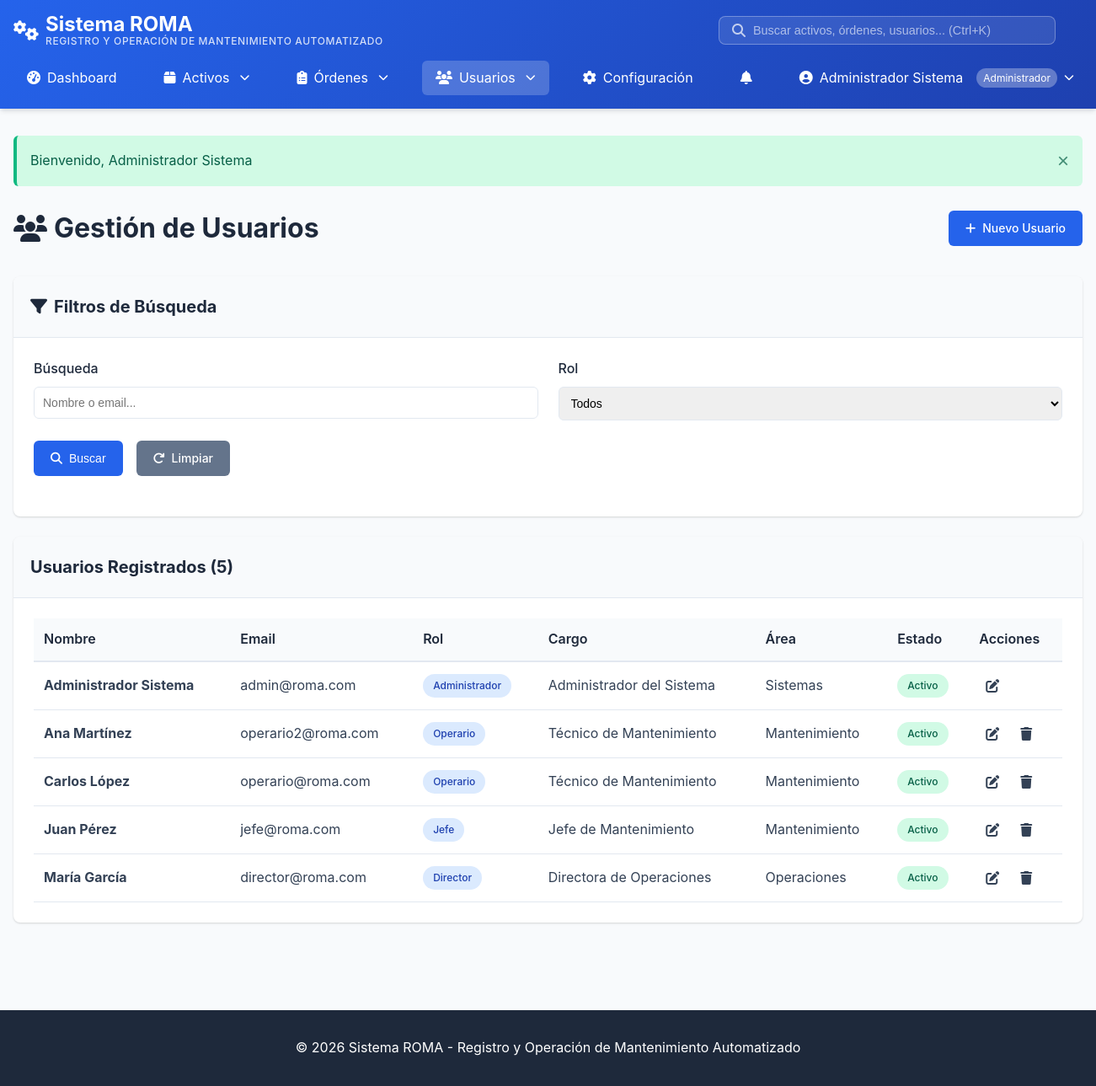
/index.php?action=usuarios (signed in), run on the app's committed database.
### tables this page shows
CREATE TABLE usuarios (
    id_usuario INT AUTO_INCREMENT PRIMARY KEY,
    nombre VARCHAR(255) NOT NULL,
    email VARCHAR(255) UNIQUE NOT NULL,
    password_hash VARCHAR(255) NOT NULL,
    rol ENUM('administrador', 'jefe', 'director', 'operario') DEFAULT 'operario',
    telefono VARCHAR(20),
    cargo VARCHAR(100),
    area VARCHAR(100),
    activo BOOLEAN DEFAULT TRUE,
    fecha_creacion TIMESTAMP DEFAULT CURRENT_TIMESTAMP,
    INDEX idx_email (email),
    INDEX idx_rol (rol)
);

### controllers/UsuariosController.php (called while the page is built, shortened)
<?php
require_once __DIR__ . '/../config/database.php';
require_once __DIR__ . '/../models/Usuario.php';
class UsuariosController {
    private $usuario;
    public function __construct() {
        $this->usuario = new Usuario();
    }
    public function index() {
        $filtros = [
            'rol' => $_GET['rol'] ?? '',
            'busqueda' => $_GET['busqueda'] ?? ''
        ];
        $usuarios = $this->usuario->listar($filtros);
        $roles = USER_ROLES;
        require_once __DIR__ . '/../views/usuarios/index.php';
    }
}

### models/Usuario.php (called while the page is built, shortened)
<?php
require_once __DIR__ . '/../config/database.php';
class Usuario {
    private $conn;
    private $table = 'usuarios';
    public function __construct() {
        try {
            $database = new Database();
            $this->conn = $database->getConnection();
        } catch (Exception $e) {
            error_log("Error en Usuario::__construct(): " . $e->getMessage());
            throw $e;
        }
    }
    public function listar($filtros = []) {
        try {
            $query = "SELECT id_usuario, nombre, email, rol, telefono, cargo, area, activo, fecha_creacion
                      FROM " . $this->table . "
                      WHERE 1=1";
            $params = [];
            if (!empty($filtros['activo'])) {
                $query .= " AND activo = :activo";
                $params[':activo'] = $filtros['activo'];
            } else {
                $query .= " AND activo = 1";
            }
            $query .= " ORDER BY nombre";
            $stmt = $this->conn->prepare($query);
            $stmt->execute();
            $result = $stmt->fetchAll();
            return is_array($result) ? $result : [];
        } catch (Exception $e) {
            error_log("Error en Usuario::listar(): " . $e->getMessage());
            return [];
        }
    }
}

### config/database.php (called while the page is built, shortened)
<?php
class Database {
    private $host = 'localhost';
    private $db_name = 'osfcomco_roma';
    private $username = 'osfcomco_roma_bd';
    private $password = 'D!M&5gSVf81.ñuc4P$';
    public function getConnection() {
        $this->conn = null;
        try {
            $this->conn = new PDO(
                "mysql:host=" . $this->host . ";dbname=" . $this->db_name . ";charset=utf8mb4",
                $this->username,
                $this->password,
                [
                    PDO::ATTR_ERRMODE => PDO::ERRMODE_EXCEPTION,
                    PDO::ATTR_DEFAULT_FETCH_MODE => PDO::FETCH_ASSOC,
                    PDO::ATTR_EMULATE_PREPARES => false
                ]
            );
        } catch(PDOException $exception) {
            error_log("Error de conexión: " . $exception->getMessage());
            throw new Exception("Error de conexión a la base de datos");
        }
        return $this->conn;
    }
}

### views/usuarios/index.php (the view, shortened to what this page needs)
<?php
require_once __DIR__ . '/../layout/header.php';
?>
<div class="page-header">
    <h1><i class="fas fa-users"></i> Gestión de Usuarios</h1>
    <a href="<?php echo BASE_URL; ?>index.php?action=usuarios&subaction=crear" class="btn btn-primary">
        <i class="fas fa-plus"></i> Nuevo Usuario
    </a>
</div>
<div class="card">
    <div class="card-header">
        <h3><i class="fas fa-filter"></i> Filtros de Búsqueda</h3>
    </div>
    <div class="card-body">
        <form method="GET" action="<?php echo BASE_URL; ?>index.php" class="filters-form">
            <div class="form-grid">
                <div class="form-group">
                    <label>Búsqueda</label>
                    <input type="text" name="busqueda" value="<?php echo htmlspecialchars($_GET['busqueda'] ?? ''); ?>"
                           placeholder="Nombre o email...">
                </div>
                <div class="form-group">
                    <label>Rol</label>
                    <select name="rol">
                        <option value="">Todos</option>
                    </select>
                </div>
            </div>
            <div class="form-actions">
                <button type="submit" class="btn btn-primary">
                    <i class="fas fa-search"></i> Buscar
                </button>
                <a href="<?php echo BASE_URL; ?>index.php?action=usuarios" class="btn btn-secondary">
                    <i class="fas fa-redo"></i> Limpiar
                </a>
            </div>
        </form>
    </div>
</div>
<div class="card">
    <div class="card-header">
        <h3>Usuarios Registrados (<?php echo count($usuarios); ?>)</h3>
    </div>
    <div class="card-body">
        <?php if (empty($usuarios)): ?>
            <div class="empty-state">
                <i class="fas fa-users"></i>
                <p>No se encontraron usuarios</p>
            </div>
        <?php else: ?>
            <div class="table-responsive">
                <table class="data-table">
                    <thead>
                        <tr>
                            <th>Nombre</th>
                            <th>Email</th>
                            <th>Rol</th>
                            <th>Cargo</th>
                            <th>Área</th>
                            <th>Estado</th>
                            <th>Acciones</th>
                        </tr>
                    </thead>
                    <tbody>
                        <?php foreach ($usuarios as $usuario): ?>
                            <tr>
                                <td><strong><?php echo htmlspecialchars($usuario['nombre']); ?></strong></td>
                                <td><?php echo htmlspecialchars($usuario['email']); ?></td>
                                <td>
                                    <span class="badge badge-category">
                                        <?php echo $roles[$usuario['rol']] ?? $usuario['rol']; ?>
                                    </span>
                                </td>
                                <td><?php echo htmlspecialchars($usuario['cargo'] ?: 'N/A'); ?></td>
                                <td><?php echo htmlspecialchars($usuario['area'] ?: 'N/A'); ?></td>
                                <td>
                                    <span class="badge <?php echo $usuario['activo'] ? 'badge-success' : 'badge-danger'; ?>">
                                        <?php echo $usuario['activo'] ? 'Activo' : 'Inactivo'; ?>
                                    </span>
                                </td>
                                <td>
                                    <div class="action-buttons">
                                        <a href="<?php echo BASE_URL; ?>index.php?action=usuarios&subaction=editar&id=<?php echo $usuario['id_usuario']; ?>"
                                           class="btn-icon" title="Editar">
                                            <i class="fas fa-edit"></i>
                                        </a>
                                        <?php if ($usuario['id_usuario'] != $_SESSION['usuario_id']): ?>
                                            <a href="<?php echo BASE_URL; ?>index.php?action=usuarios&subaction=eliminar&id=<?php echo $usuario['id_usuario']; ?>"
                                               class="btn-icon btn-danger"
                                               onclick="return confirm('¿Está seguro de eliminar este usuario?')"
                                               title="Eliminar">
                                                <i class="fas fa-trash"></i>
                                            </a>
                                        <?php endif; ?>
                                    </div>
                                </td>
                            </tr>
                        <?php endforeach; ?>
                    </tbody>
                </table>
            </div>
        <?php endif; ?>
    </div>
</div>
<?php require_once __DIR__ . '/../layout/footer.php'; ?>

### index.php (shortened to what this page needs)
<?php
require_once __DIR__ . '/controllers/UsuariosController.php';
$action = $_GET['action'] ?? 'dashboard';
$subaction = $_GET['subaction'] ?? 'index';
try {
    switch ($action) {
        case 'usuarios':
            $controller = new UsuariosController();
            switch ($subaction) {
                default:
                    $controller->index();
                    break;
            }
            break;
    }
} catch (Exception $e) {
    error_log("Error en index.php: " . $e->getMessage());
    die("Error: " . $e->getMessage());
}

### views/layout/header.php (shortened to what this page needs)
<!DOCTYPE html>
<html lang="es">
<head>
    <link rel="stylesheet" href="<?php echo BASE_URL; ?>assets/css/style.css">
    <link rel="stylesheet" href="https://cdnjs.cloudflare.com/ajax/libs/font-awesome/6.4.0/css/all.min.css">
</head>
<body>
    <nav class="navbar">
        <div class="container">
            <div class="navbar-brand">
                <i class="fas fa-cogs"></i>
                <div class="brand-text">
                    <span>Sistema ROMA</span>
                    <small class="brand-legend">Registro y Operación de Mantenimiento Automatizado</small>
                </div>
            </div>
            <div class="global-search-container">
                <div class="global-search">
                    <i class="fas fa-search"></i>
                    <input type="text"
                           id="globalSearch"
                           placeholder="Buscar activos, órdenes, usuarios... (Ctrl+K)"
                           autocomplete="off">
                </div>
            </div>
            <ul class="navbar-menu" id="navbarMenu">
                <li><a href="<?php echo BASE_URL; ?>index.php?action=dashboard"
                       class="<?php echo (isset($_GET['action']) && $_GET['action'] === 'dashboard') ? 'active' : ''; ?>">
                    <i class="fas fa-tachometer-alt"></i> Dashboard
                </a></li>
                <?php
                $rol_actual = $_SESSION['usuario_rol'] ?? '';
                $mostrar_activos = false;
                if ($rol_actual === 'administrador') {
                    $mostrar_activos = true;
                } elseif (Usuario::tienePermiso($rol_actual, 'ver_lista_activos')) {
                    $mostrar_activos = true;
                }
                if ($mostrar_activos):
                ?>
                <li class="nav-item-dropdown">
                    <a href="<?php echo BASE_URL; ?>index.php?action=activos"
                       class="<?php echo (isset($_GET['action']) && $_GET['action'] === 'activos') ? 'active' : ''; ?>">
                        <i class="fas fa-box"></i> Activos
                        <i class="fas fa-chevron-down dropdown-icon"></i>
                    </a>
                </li>
                <?php endif; ?>
                <?php if (isset($_SESSION['usuario_rol']) && in_array($_SESSION['usuario_rol'], ['administrador', 'jefe', 'director', 'operario'])): ?>
                    <li class="nav-item-dropdown">
                        <a href="<?php echo BASE_URL; ?>index.php?action=ordenes"
                           class="<?php echo (isset($_GET['action']) && $_GET['action'] === 'ordenes' && (!isset($_GET['subaction']) || $_GET['subaction'] === 'index')) ? 'active' : ''; ?>">
                            <i class="fas fa-clipboard-list"></i> Órdenes
                            <i class="fas fa-chevron-down dropdown-icon"></i>
                        </a>
                    </li>
                <?php endif; ?>
                <?php if (isset($_SESSION['usuario_rol']) && $_SESSION['usuario_rol'] === 'administrador'): ?>
                    <li class="nav-item-dropdown">
                        <a href="<?php echo BASE_URL; ?>index.php?action=usuarios"
                           class="<?php echo (isset($_GET['action']) && $_GET['action'] === 'usuarios') ? 'active' : ''; ?>">
                            <i class="fas fa-users"></i> Usuarios
                            <i class="fas fa-chevron-down dropdown-icon"></i>
                        </a>
                    </li>
                    <li><a href="<?php echo BASE_URL; ?>index.php?action=configuracion"
                           class="<?php echo (isset($_GET['action']) && $_GET['action'] === 'configuracion') ? 'active' : ''; ?>">
                        <i class="fas fa-cog"></i> Configuración
                    </a></li>
                <?php endif; ?>
                <?php if (isset($_SESSION['usuario_autenticado'])): ?>
                    <li class="navbar-notifications">
                        <a href="#" class="notifications-toggle" id="notificationsToggle">
                            <i class="fas fa-bell"></i>
                        </a>
                    </li>
                    <li class="navbar-user">
                        <a href="#" class="user-menu-toggle">
                            <i class="fas fa-user-circle"></i>
                            <?php echo htmlspecialchars($_SESSION['usuario_nombre'] ?? 'Usuario'); ?>
                            <span class="user-role-badge"><?php echo USER_ROLES[$_SESSION['usuario_rol']] ?? $_SESSION['usuario_rol']; ?></span>
                            <i class="fas fa-chevron-down"></i>
                        </a>
                    </li>
                <?php endif; ?>
            </ul>
        </div>
    </nav>
    <main class="main-content">
        <div class="container">
            <?php if (isset($_SESSION['mensaje'])): ?>
                <div class="alert alert-<?php echo $_SESSION['tipo_mensaje'] ?? 'info'; ?>">
                    <?php
                    echo $_SESSION['mensaje'];
                    ?>
                    <button class="alert-close" onclick="this.parentElement.remove()">&times;</button>
                </div>
            <?php endif; ?>

### views/layout/footer.php (shortened to what this page needs)
        </div>
    </main>
    <footer class="footer">
        <div class="container">
            <p>&copy; <?php echo date('Y'); ?> Sistema ROMA - Registro y Operación de Mantenimiento Automatizado</p>
        </div>
    </footer>
</body>
</html>

### data on the page
usuarios: nombre "Administrador Sistema", email "admin@roma.com", rol "Administrador", cargo "Administrador del Sistema", area "Sistemas", activo "Activo"
usuarios: nombre "Ana Martínez", email "operario2@roma.com", rol "Operario", cargo "Técnico de Mantenimiento", area "Mantenimiento", activo "Activo"
usuarios: nombre "Carlos López", email "operario@roma.com", rol "Operario", cargo "Técnico de Mantenimiento", area "Mantenimiento", activo "Activo"
usuarios: nombre "Juan Pérez", email "jefe@roma.com", rol "Jefe", cargo "Jefe de Mantenimiento", area "Mantenimiento", activo "Activo"
usuarios: nombre "María García", email "director@roma.com", rol "Director", cargo "Directora de Operaciones", area "Operaciones", activo "Activo"

### other printed values
$_SESSION['usuario_nombre'] "Administrador Sistema"
USER_ROLES[$_SESSION['usuario_rol']] "Administrador"
$_SESSION['mensaje'] "Bienvenido, Administrador Sistema"
count($usuarios) "5"
